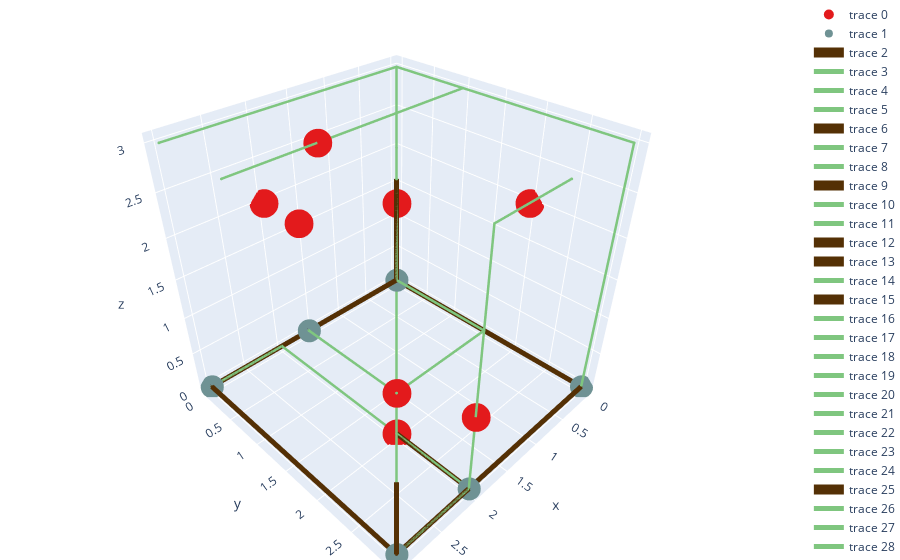

Write notebook code for a chart like this one.
### Code cell
plot_all(node_list, vector_list)

### Figure 1 — Plotly figure (JSON) as saved in the notebook; plotly's stock layout.template omitted (floating-point values rounded to 4 significant figures)
{"data": [{"marker": {"color": "rgb(227,26,28)", "size": 10}, "mode": "markers", "type": "scatter3d", "x": [3, 2, 3, 2, 1, 0, 2, 2], "y": [2, 2, 3, 3, 1, 2, 1, 0], "z": [3, 0, 2, 1, 2, 2, 3, 2]}, {"marker": {"color": "rgb(111, 146, 148)", "size": 8}, "mode": "markers", "type": "scatter3d", "x": [0, 3, 2, 2, 0, 3, 3], "y": [0, 0, 3, 2, 3, 3, 2], "z": [0, 0, 0, 2, 0, 0, 2]}, {"line": {"color": "rgb(84,48,5)", "width": 10}, "marker": {"color": "rgb(84,48,5)", "size": 1}, "type": "scatter3d", "x": ["0", "3"], "y": ["0", "0"], "z": ["0", "0"]}, {"line": {"color": "rgb(127, 198, 127)", "width": 5}, "marker": {"color": "rgb(127, 198, 127)", "size": 1}, "type": "scatter3d", "x": ["2", "3"], "y": ["0", "0"], "z": ["0", "0"]}, {"line": {"color": "rgb(127, 198, 127)", "width": 5}, "marker": {"color": "rgb(127, 198, 127)", "size": 1}, "type": "scatter3d", "x": ["2", "2"], "y": ["0", "3"], "z": ["0", "0"]}, {"line": {"color": "rgb(127, 198, 127)", "width": 5}, "marker": {"color": "rgb(127, 198, 127)", "size": 1}, "type": "scatter3d", "x": ["2", "2"], "y": ["3", "3"], "z": ["0", "3"]}, {"line": {"color": "rgb(84,48,5)", "width": 10}, "marker": {"color": "rgb(84,48,5)", "size": 1}, "type": "scatter3d", "x": ["2", "2"], "y": ["2", "2"], "z": ["2", "3"]}, {"line": {"color": "rgb(127, 198, 127)", "width": 5}, "marker": {"color": "rgb(127, 198, 127)", "size": 1}, "type": "scatter3d", "x": ["0", "1"], "y": ["0", "0"], "z": ["0", "0"]}, {"line": {"color": "rgb(127, 198, 127)", "width": 5}, "marker": {"color": "rgb(127, 198, 127)", "size": 1}, "type": "scatter3d", "x": ["0", "0"], "y": ["0", "0"], "z": ["0", "1"]}, {"line": {"color": "rgb(84,48,5)", "width": 10}, "marker": {"color": "rgb(84,48,5)", "size": 1}, "type": "scatter3d", "x": ["0", "0"], "y": ["0", "3"], "z": ["0", "0"]}, {"line": {"color": "rgb(127, 198, 127)", "width": 5}, "marker": {"color": "rgb(127, 198, 127)", "size": 1}, "type": "scatter3d", "x": ["0", "0"], "y": ["3", "3"], "z": ["0", "3"]}, {"line": {"color": "rgb(127, 198, 127)", "width": 5}, "marker": {"color": "rgb(127, 198, 127)", "size": 1}, "type": "scatter3d", "x": ["1", "2"], "y": ["3", "3"], "z": ["3", "3"]}, {"line": {"color": "rgb(84,48,5)", "width": 10}, "marker": {"color": "rgb(84,48,5)", "size": 1}, "type": "scatter3d", "x": ["3", "3"], "y": ["0", "3"], "z": ["0", "0"]}, {"line": {"color": "rgb(84,48,5)", "width": 10}, "marker": {"color": "rgb(84,48,5)", "size": 1}, "type": "scatter3d", "x": ["0", "3"], "y": ["3", "3"], "z": ["0", "0"]}, {"line": {"color": "rgb(127, 198, 127)", "width": 5}, "marker": {"color": "rgb(127, 198, 127)", "size": 1}, "type": "scatter3d", "x": ["2", "3"], "y": ["3", "3"], "z": ["0", "0"]}, {"line": {"color": "rgb(84,48,5)", "width": 10}, "marker": {"color": "rgb(84,48,5)", "size": 1}, "type": "scatter3d", "x": ["2", "2"], "y": ["2", "3"], "z": ["0", "0"]}, {"line": {"color": "rgb(127, 198, 127)", "width": 5}, "marker": {"color": "rgb(127, 198, 127)", "size": 1}, "type": "scatter3d", "x": ["3", "3"], "y": ["3", "3"], "z": ["1", "2"]}, {"line": {"color": "rgb(127, 198, 127)", "width": 5}, "marker": {"color": "rgb(127, 198, 127)", "size": 1}, "type": "scatter3d", "x": ["2", "2"], "y": ["2", "3"], "z": ["2", "2"]}, {"line": {"color": "rgb(127, 198, 127)", "width": 5}, "marker": {"color": "rgb(127, 198, 127)", "size": 1}, "type": "scatter3d", "x": ["2", "3"], "y": ["3", "3"], "z": ["2", "2"]}, {"line": {"color": "rgb(127, 198, 127)", "width": 5}, "marker": {"color": "rgb(127, 198, 127)", "size": 1}, "type": "scatter3d", "x": ["2", "2"], "y": ["3", "3"], "z": ["2", "3"]}, {"line": {"color": "rgb(127, 198, 127)", "width": 5}, "marker": {"color": "rgb(127, 198, 127)", "size": 1}, "type": "scatter3d", "x": ["0", "0"], "y": ["0", "0"], "z": ["0", "3"]}, {"line": {"color": "rgb(127, 198, 127)", "width": 5}, "marker": {"color": "rgb(127, 198, 127)", "size": 1}, "type": "scatter3d", "x": ["0", "0"], "y": ["0", "3"], "z": ["3", "3"]}, {"line": {"color": "rgb(127, 198, 127)", "width": 5}, "marker": {"color": "rgb(127, 198, 127)", "size": 1}, "type": "scatter3d", "x": ["0", "0"], "y": ["0", "0"], "z": ["2", "3"]}, {"line": {"color": "rgb(127, 198, 127)", "width": 5}, "marker": {"color": "rgb(127, 198, 127)", "size": 1}, "type": "scatter3d", "x": ["0", "3"], "y": ["0", "0"], "z": ["3", "3"]}, {"line": {"color": "rgb(127, 198, 127)", "width": 5}, "marker": {"color": "rgb(127, 198, 127)", "size": 1}, "type": "scatter3d", "x": ["2", "2"], "y": ["2", "2"], "z": ["0", "3"]}, {"line": {"color": "rgb(84,48,5)", "width": 10}, "marker": {"color": "rgb(84,48,5)", "size": 1}, "type": "scatter3d", "x": ["2", "3"], "y": ["2", "2"], "z": ["2", "2"]}, {"line": {"color": "rgb(127, 198, 127)", "width": 5}, "marker": {"color": "rgb(127, 198, 127)", "size": 1}, "type": "scatter3d", "x": ["0", "0"], "y": ["0", "1"], "z": ["0", "0"]}, {"line": {"color": "rgb(127, 198, 127)", "width": 5}, "marker": {"color": "rgb(127, 198, 127)", "size": 1}, "type": "scatter3d", "x": ["0", "3"], "y": ["1", "1"], "z": ["3", "3"]}, {"line": {"color": "rgb(127, 198, 127)", "width": 5}, "marker": {"color": "rgb(127, 198, 127)", "size": 1}, "type": "scatter3d", "x": ["3", "3"], "y": ["2", "3"], "z": ["2", "2"]}, {"line": {"color": "rgb(84,48,5)", "width": 10}, "marker": {"color": "rgb(84,48,5)", "size": 1}, "type": "scatter3d", "x": ["3", "3"], "y": ["3", "3"], "z": ["0", "1"]}], "layout": {"margin": {"b": 0, "l": 0, "r": 0, "t": 0}}}
